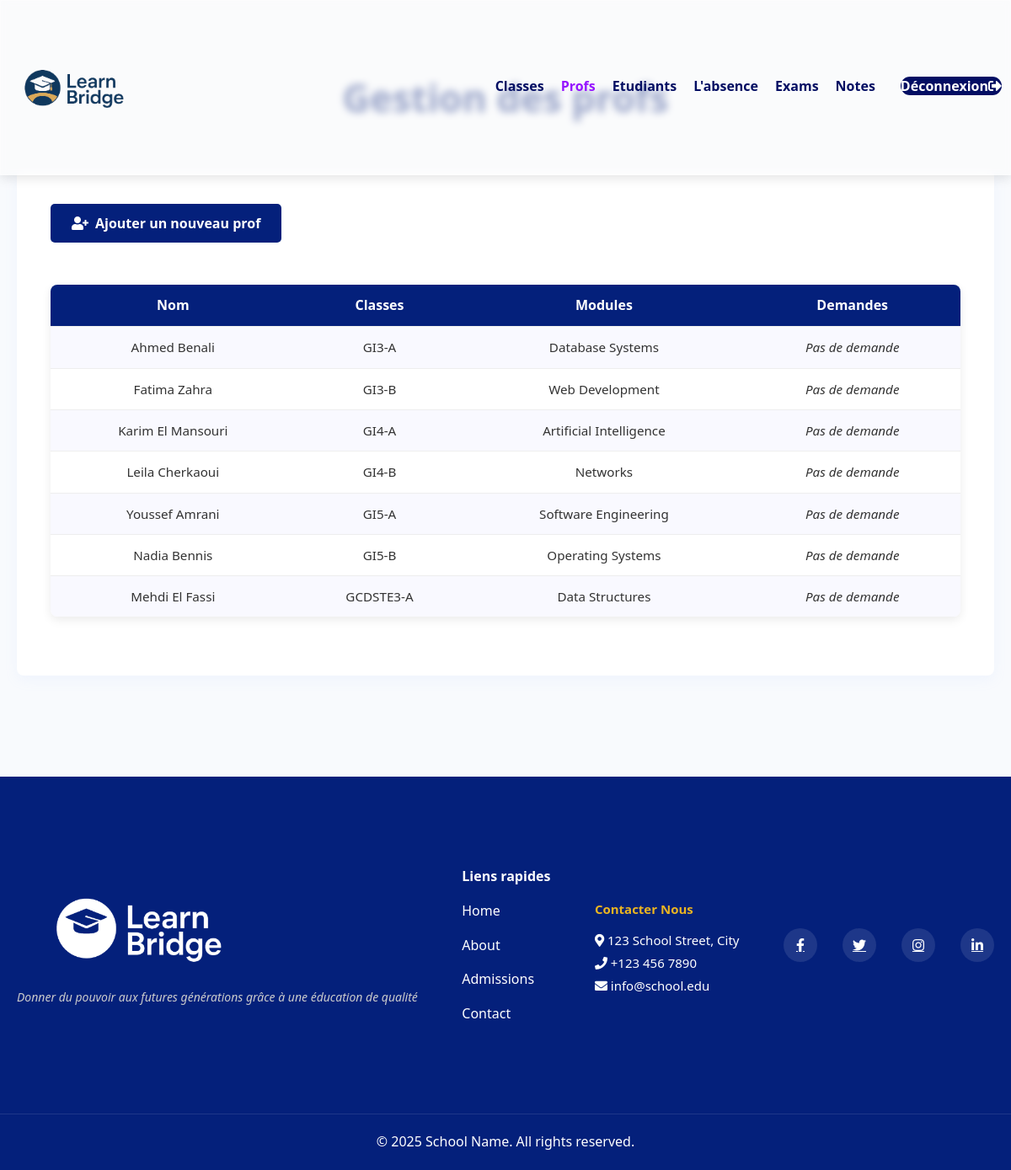
Screenshot of /app/views/admin/teacher.php with the database file from the repository.
### tables this page shows
CREATE TABLE `teachers` (
  `id` int(11) NOT NULL,
  `email` varchar(255) NOT NULL,
  `phone` varchar(15) DEFAULT NULL,
  `school_id` int(11) DEFAULT NULL,
  `full_name` varchar(255) DEFAULT NULL,
  `password` varchar(255) DEFAULT NULL,
  `username` varchar(255) DEFAULT NULL
);

### app/views/admin/teacher.php (the view, shortened to what this page needs)
<?php
$conn = new mysqli("localhost", "root", "", "school_db");
$sql = "
    SELECT
        t.id,
        t.full_name,
        GROUP_CONCAT(DISTINCT s.name ORDER BY s.name SEPARATOR ', ') AS subjects,
        GROUP_CONCAT(DISTINCT c.name ORDER BY c.name SEPARATOR ', ') AS classes
    FROM
        teachers t
    LEFT JOIN
        teacher_subject ts ON t.id = ts.teacher_id
    LEFT JOIN
        subjects s ON ts.subject_id = s.id
    LEFT JOIN
        teacher_class ct ON t.id = ct.teacher_id
    LEFT JOIN
        classes c ON ct.class_id = c.id
    GROUP BY
        t.id, t.full_name
";
$result = $conn->query($sql);
?>
<!DOCTYPE html>
<html>
<head>
    <link rel="stylesheet" href="../style.css">
    <link rel="stylesheet" href="https://cdnjs.cloudflare.com/ajax/libs/font-awesome/5.15.3/css/all.min.css">
</head>
<body>
    <nav>
        <div class="logo-container">
            <img src="../images/logo.png" alt="School Logo">
        </div>
        <div class="nav-links">
            <ul>
                <li><a href="classes.php">Classes</a></li>
                <li><a href="teacher.php" style="color: rgb(150, 20, 255)">Profs</a></li>
                <li><a href="students.php">Etudiants</a></li>
                <li><a href="admin_absences.php">L'absence</a></li>
                <li><a href="exams.php">Exams</a></li>
                <li><a href="notes.php">Notes</a></li>
                <li><a href="logout.php" class="login-btn">Déconnexion<i class="fas fa-sign-out-alt"></i></a></li>
            </ul>
        </div>
    </nav>
    <main class="teachers-section">
        <div class="teachers-header">
            <h1>Gestion des profs</h1>
        </div>
        <div class="teachers-container">
            <button class="add-teacher-btn" onclick="window.location.href='add_teacher.php';">
                <i class="fas fa-user-plus"></i> Ajouter un nouveau prof
            </button>
            <table>
                <tr>
                    <th>Nom</th>
                    <th>Classes</th>
                    <th>Modules</th>
                    <th>Demandes</th>
                </tr>
                <?php while($row = $result->fetch_assoc()): ?>
                <tr>
                    <td><?= htmlspecialchars($row['full_name']) ?></td>
                    <td><?= htmlspecialchars($row['classes'] ?? 'N/A') ?></td>
                    <td><?= htmlspecialchars($row['subjects'] ?? 'N/A') ?></td>
                    <td>
                        <?php if (!empty($row['request_file'])): ?>
                            <a href="?file=<?= urlencode($row['request_file']) ?>" class="download-link">
                                <i class="fas fa-download"></i> Télécharger
                            </a>
                        <?php else: ?>
                            <em>Pas de demande</em>
                        <?php endif; ?>
                    </td>
                </tr>
                <?php endwhile; ?>
            </table>
        </div>
    </main>
    <footer>
        <div class="footer-content">
            <div class="footer-logo">
                <img src="../images/logo.png" alt="School Logo">
                <p>Donner du pouvoir aux futures générations grâce à une éducation de qualité</p>
            </div>
            <div class="footer-links">
                <h4>Liens rapides</h4>
                <a href="#">Home</a>
                <a href="#">About</a>
                <a href="#">Admissions</a>
                <a href="#">Contact</a>
            </div>
            <div class="footer-contact">
                <h4>Contacter Nous</h4>
                <p><i class="fas fa-map-marker-alt"></i> 123 School Street, City</p>
                <p><i class="fas fa-phone"></i> +123 456 7890</p>
                <p><i class="fas fa-envelope"></i> info@school.edu</p>
            </div>
            <div class="footer-social">
                <a href="#"><i class="fab fa-facebook-f"></i></a>
                <a href="#"><i class="fab fa-twitter"></i></a>
                <a href="#"><i class="fab fa-instagram"></i></a>
                <a href="#"><i class="fab fa-linkedin-in"></i></a>
            </div>
        </div>
        <div class="footer-copyright">
            <p>&copy; <?= date('Y') ?> School Name. All rights reserved.</p>
        </div>
    </footer>
</body>
</html>

### app/views/style.css (style rules this page uses)
* { margin: 0; padding: 0; box-sizing: border-box; font-family: 'Segoe UI', Tahoma, Geneva, Verdana, sans-serif; }
html { scroll-behavior: smooth; }
body { background-color: #f9f9f9; color: #333; line-height: 1.6; }
nav { display: flex; justify-content: space-between; align-items: center; background-color: rgba(252, 252, 252, 0.6); backdrop-filter: blur(5px); -webkit-backdrop-filter: blur(5px); position: fixed; width: 100%; height: 15%; z-index: 1000; box-shadow: 0 4px 12px rgba(0, 0, 0, 0.1); border: 1px solid rgba(255, 255, 255, 0.1); }
.logo-container { align-items: center; height: 100%; border-radius: 5px; display: flex; align-items: center; justify-content: center; }
nav img { width: 180px; height: auto; transition: transform 0.3s; }
.nav-links { flex: 1; text-align: right; }
.nav-links ul { display: flex; justify-content: flex-end; }
.nav-links ul li { list-style: none; position: relative; }
.nav-links ul li::after { content: ''; width: 0%; height: 2px; background-color: #053587d4; display: block; margin: auto; transition: width 0.5s; }
.nav-links ul li a { text-decoration: none; color: #030e63; font-size: 16px; font-weight: 600; transition: color 0.3s ease; }
.login-btn { background: #030e63; color: white !important; border-radius: 20px; margin-left: 10px; transition: all 0.3s; }
footer { background: #04207b; color: white; padding: 50px 0 20px; }
.footer-content { max-width: 1200px; height: 300px; margin: 0 auto; padding: 0 20px; display: flex; flex-wrap: wrap; align-items: center; gap: 40px; justify-content: space-between; }
.footer-logo img { width: 300px; filter: brightness(0) invert(1); }
.footer-logo p { font-size: 14px; color: #cccccc; font-style: italic; margin-top: 10px; }
.footer-links { display: flex; flex-direction: column; gap: 15px; }
.footer-links a { color: white; text-decoration: none; transition: color 0.3s; }
.footer-social { display: flex; justify-content: flex-end; gap: 30px; }
.footer-social a { color: white; background: rgba(255,255,255,0.1); width: 40px; height: 40px; border-radius: 50%; display: flex; align-items: center; justify-content: center; transition: all 0.3s; }
.footer-contact { margin-top: 5px; color: white; font-size: 15px; line-height: 1.8; }
.footer-contact h4 { margin-bottom: 10px; font-weight: bold; color: #ebb521; }
.footer-copyright { text-align: center; margin-top: 50px; padding-top: 20px; border-top: 1px solid rgba(255,255,255,0.1); }
.nav-links ul { display: flex; gap: 10px; }
body { font-family: 'Poppins', 'Segoe UI', sans-serif; margin: 0; padding: 0; }
.nav-links ul { list-style-type: none; margin: 0; padding: 0; display: flex; }
.nav-links li { margin-right: 10px; }
body { margin: 0; font-family: 'Poppins', sans-serif; background: #f8fafd; color: #333; }
table { width:100%; border-collapse: separate; border-spacing: 0; margin-bottom: 30px; margin-top: 30px; box-shadow: 0 4px 12px rgba(0, 0, 0, 0.08); border-radius: 8px; overflow: hidden; font-family: 'Baloo 2', cursive; background-color: #fff; }
th { background-color: #04207b; color: #ffffff; font-weight: bold; padding: 12px 15px; text-align: center; font-size: 1rem; }
td { padding: 12px 15px; text-align: center; border-top: 1px solid #eee; font-size: 0.95rem; }
tr:nth-child(even) { background-color: #f9f9ff; }
.teachers-section { max-width: 1200px; margin: 0 auto; padding: 80px 20px; }
.teachers-header { text-align: center; margin-bottom: 50px; margin: auto; }
.teachers-header h1 { font-size: 2.8rem; color: #04207b; margin-bottom: 10px; font-weight: 700; }
.teachers-container { background-color: white; padding: 40px; border-radius: 8px; box-shadow: 0 5px 15px rgba(170, 197, 251, 0.1); }
.add-teacher-btn { background: #04207b; color: white; border: none; padding: 12px 25px; border-radius: 5px; font-size: 1rem; font-weight: 600; cursor: pointer; transition: all 0.3s; margin-bottom: 20px; display: inline-flex; align-items: center; gap: 8px; }
.teachers-header { text-align: center; margin-bottom: 50px; }
.teachers-container { background-color: white; padding: 40px; border-radius: 8px; box-shadow: 0 5px 15px rgba(170, 197, 251, 0.1); margin-bottom: 40px; }
.students-section, .logo-container { margin:auto; }
.classes-section, .logo-container { margin:auto; }
.student-management, .logo-container { margin:auto; }
.dashboard-section, .logo-container { margin: auto; }

### rows the page displays
teachers: full_name "Ahmed Benali", classes "GI3-A", subjects "Database Systems"
teachers: full_name "Fatima Zahra", classes "GI3-B", subjects "Web Development"
teachers: full_name "Karim El Mansouri", classes "GI4-A", subjects "Artificial Intelligence"
teachers: full_name "Leila Cherkaoui", classes "GI4-B", subjects "Networks"
teachers: full_name "Youssef Amrani", classes "GI5-A", subjects "Software Engineering"
teachers: full_name "Nadia Bennis", classes "GI5-B", subjects "Operating Systems"
teachers: full_name "Mehdi El Fassi", classes "GCDSTE3-A", subjects "Data Structures"
